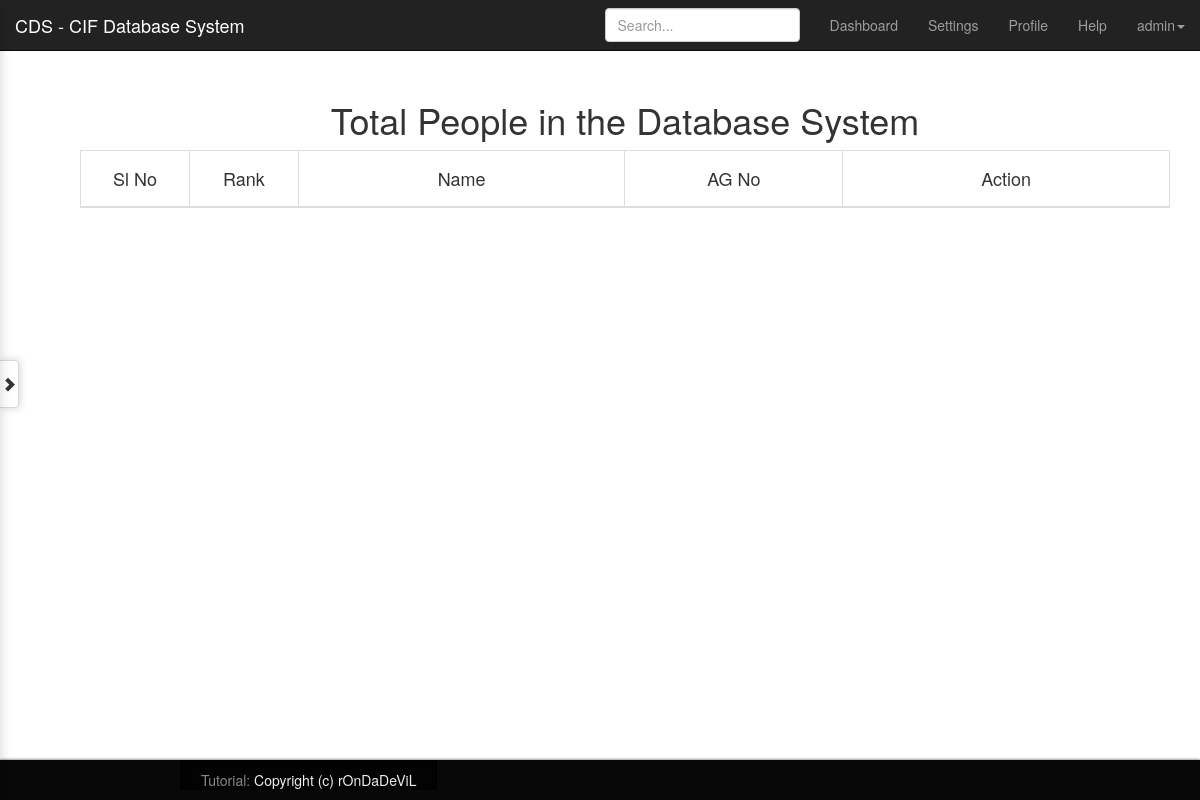
Page /total_people.php (signed in) on the earlier database version.
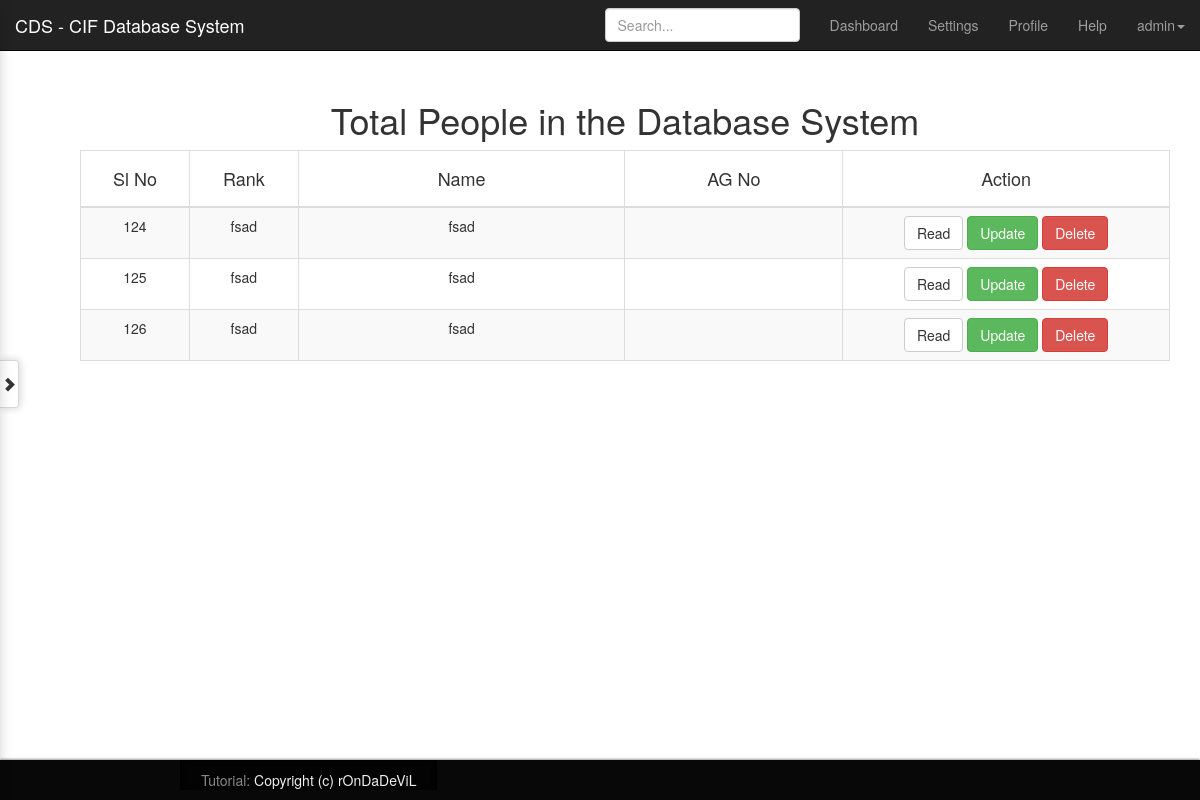
Same page on the later database version.
### tables this page shows
CREATE TABLE IF NOT EXISTS `person_details` (
`person_id` int(11) NOT NULL,
  `person_name` varchar(255) DEFAULT NULL,
  `person_rank` varchar(255) DEFAULT NULL,
  `rank_name` varchar(200) NOT NULL,
  `father_name` varchar(255) DEFAULT NULL,
  `address` longtext,
  `contact_number` varchar(255) DEFAULT NULL,
  `nearest_RS` varchar(255) DEFAULT NULL,
  `DOB` varchar(255) DEFAULT NULL,
  `DOA` varchar(255) DEFAULT NULL,
  `date_of_joining_in_CIF` varchar(255) DEFAULT NULL,
  `educational_qualification` varchar(255) DEFAULT NULL,
  `blood_group` varchar(255) NOT NULL,
  `marritial_Status` varchar(255) DEFAULT NULL,
  `next_of_kin` varchar(255) DEFAULT NULL,
  `previous_posting` varchar(255) DEFAULT NULL,
  `previous_training_completed` longtext,
  `emergency_name` varchar(255) DEFAULT NULL,
  `emergency_number` varchar(255) DEFAULT NULL,
  `emergency_Relationship` varchar(255) DEFAULT NULL,
  `photo` varchar(255) DEFAULT NULL,
  `presently_posted_at` varchar(255) DEFAULT NULL,
  `last_posting_at` varchar(255) DEFAULT NULL,
  `last_posted_date` varchar(255) DEFAULT NULL,
  `remarks` longtext,
  `status` varchar(5) NOT NULL
);

### total_people.php (the view, shortened to what this page needs)
<?php
include 'includes/overall/header.php';
include 'includes/overall/sideNav.php'; ?>
<body>
<?php
include 'includes/overall/top_nav.php';
?>
<div class="container">
    <div class="row">
    <div class="col-md-12">
    <div class="tic">
        <div class="container">
            <div class="row">
                <div class="tic">
                    <h1>Total People in the Database System </h1>
                <div class="col-md-12">
                    <div class="table-responsive">
                        <table id="mytable" class="table table-bordered table-striped table-hover">
                            <thead>
                            <th class="col-sm-1" class="text-center"><STRONG><h4>Sl No</h4></STRONG></th>
                            <th class="col-sm-1"><STRONG><h4>Rank</h4></STRONG></th>
                            <th class="col-sm-3"><STRONG><h4>Name</h4></STRONG></th>
                            <th class="col-sm-2"><STRONG><h4>AG No</h4></STRONG></th>
                            <th class="col-sm-3"><STRONG><h4>Action</h4></STRONG></th>
                            </thead>
                            <tbody>
                            <?php
                            $pdo = Database::connect();
                            $sql = "SELECT * FROM person_details where status = 'yes'";
                            foreach ($pdo->query($sql) as $row) {
                                echo '<tr>';
                                echo '<span class="pull-center"><td>' . $row['person_id'] . '</td></span>';
                                echo '<td>' . $row['person_rank'] . '</td>';
                                echo '<td>' . $row['person_name'] . '</td>';
                                echo '<td>' . $row['presently_posted_at'] . '</td>';
                                echo '<td width=230px>';
                                echo '<a class="btn btn-default" href="ops_details.php?id=' . $row['person_id'] . '">Read</a>';
                                echo '<a class="btn btn-success" href="update_people.php?person_id=' . $row['person_id'] . '">Update</a>';
                                echo '<a class="btn btn-danger" href="delete.php?id=' . $row['person_id'] . '">Delete</a>';
                                echo '</td>';
                                echo '</tr>';
                            }
                            ?>
                            </tbody>
                        </table>
                    </div>
                </div>
    </div>
    </div>
    </div>
<?php include 'includes/overall/footer.php'; ?>

### includes/overall/header.php (shortened to what this page needs)
<!DOCTYPE html>
<html lang="en">
<head>
    <?php include 'includes/overall/script.php';
    ?>
</head>

### includes/overall/script.php
<link href="includes/overall/css/bootstrap.css" rel="stylesheet" media="all">
<link href="includes/overall/css/BootSideMenu.css" rel="stylesheet">
<link href="//maxcdn.bootstrapcdn.com/font-awesome/4.2.0/css/font-awesome.min.css" rel="stylesheet">

### includes/overall/top_nav.php (shortened to what this page needs)
<nav class="navbar navbar-inverse navbar-fixed-top" role="navigation">
    <div class="container-fluid">
        <div class="navbar-header">
            <a class="navbar-brand" href="index.php">CDS - CIF Database System</a>
        </div>
        <div id="navbar" class="navbar-collapse collapse">
            <ul class="nav navbar-nav navbar-right">
                <li><a href="dashboard.php">Dashboard</a></li>
                <li><a href="#">Settings</a></li>
                <li><a href="#">Profile</a></li>
                <li><a href="#">Help</a></li>
                <li class="dropdown">
                    <a href="#" class="dropdown-toggle" data-toggle="dropdown" role="button" aria-expanded="false"> <?php echo "". $_SESSION['user'] ;?><span class="caret"></span></a>
                </li>
            </ul>
            <form class="navbar-form navbar-right">
                <input type="text" class="form-control" placeholder="Search...">
            </form>
        </div>
    </div>
</nav>

### includes/overall/footer.php (shortened to what this page needs)
<footer>
    <h2><a href="login.php"><i>Tutorial:</i> Copyright (c) rOnDaDeViL</a></h2>
</footer>
</body>
</html>

### total_people.php (style rules this page uses)
.tic { padding: 40px; margin-bottom: 5px; }
.tic>h1 { text-align: center; }
th { text-align: center; }
td { text-align: center; }
.container { padding-right: 0px; padding-left: 0px; margin-right: 0px; margin-left: 0px }

### includes/overall/footer.php (style rules this page uses)
footer { background-color: #080808; bottom: 0; box-shadow: 0 -1px 2px rgba(0,0,0,0.4); height: 40px; left: 0; position: fixed; width: 100%; z-index: 100000; }
footer h2 { font-size: 14px; font-weight: normal; position: absolute; top:0; left: 50%; bottom:0; margin-left: -420px; padding:13px 20px 0; border:1px solid #000; border-width:0 1px; background-color:rgba(0,0,0,0.6); box-shadow:0 0 5px #000 inset; line-height: 1; margin-top: 0; }
footer h2 a { color: #EEEEEE !important; text-decoration:none !important; }
footer h2 i { font-style:normal; color:#888; }

Differences in the rows shown:
added person_details: person_id "124", person_rank "fsad", person_name "fsad"
added person_details: person_id "125", person_rank "fsad", person_name "fsad"
added person_details: person_id "126", person_rank "fsad", person_name "fsad"
